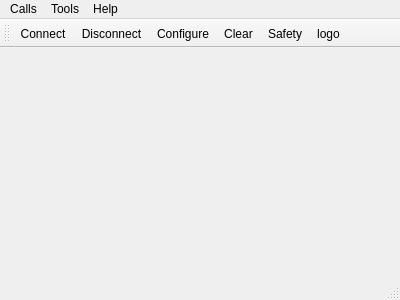
<?xml version="1.0" encoding="UTF-8"?>
<ui version="4.0">
 <class>MainWindow</class>
 <widget class="QMainWindow" name="MainWindow">
  <property name="geometry">
   <rect>
    <x>0</x>
    <y>0</y>
    <width>400</width>
    <height>300</height>
   </rect>
  </property>
  <property name="windowTitle">
   <string>Simple Terminal</string>
  </property>
  <widget class="QWidget" name="centralWidget">
   <layout class="QVBoxLayout" name="verticalLayout"/>
  </widget>
  <widget class="QMenuBar" name="menuBar">
   <property name="geometry">
    <rect>
     <x>0</x>
     <y>0</y>
     <width>400</width>
     <height>22</height>
    </rect>
   </property>
   <widget class="QMenu" name="menuCalls">
    <property name="title">
     <string>Calls</string>
    </property>
    <addaction name="actionConnect"/>
    <addaction name="actionDisconnect"/>
    <addaction name="separator"/>
    <addaction name="actionQuit"/>
   </widget>
   <widget class="QMenu" name="menuTools">
    <property name="title">
     <string>Tools</string>
    </property>
    <addaction name="actionConfigure"/>
    <addaction name="actionClear"/>
   </widget>
   <widget class="QMenu" name="menuHelp">
    <property name="title">
     <string>Help</string>
    </property>
    <addaction name="actionAbout"/>
    <addaction name="actionAboutQt"/>
   </widget>
   <addaction name="menuCalls"/>
   <addaction name="menuTools"/>
   <addaction name="menuHelp"/>
  </widget>
  <widget class="QToolBar" name="mainToolBar">
   <attribute name="toolBarArea">
    <enum>TopToolBarArea</enum>
   </attribute>
   <attribute name="toolBarBreak">
    <bool>false</bool>
   </attribute>
   <addaction name="actionConnect"/>
   <addaction name="actionDisconnect"/>
   <addaction name="actionConfigure"/>
   <addaction name="actionClear"/>
   <addaction name="actionSafety"/>
   <addaction name="actionLogo"/>
  </widget>
  <widget class="QStatusBar" name="statusBar"/>
  <action name="actionAbout">
   <property name="text">
    <string>&amp;About</string>
   </property>
   <property name="toolTip">
    <string>About program</string>
   </property>
   <property name="shortcut">
    <string>Alt+A</string>
   </property>
  </action>
  <action name="actionAboutQt">
   <property name="text">
    <string>About Qt</string>
   </property>
  </action>
  <action name="actionConnect">
   <property name="icon">
    <iconset resource="terminal.qrc">
     <normaloff>:/images/connect.png</normaloff>:/images/connect.png</iconset>
   </property>
   <property name="text">
    <string>C&amp;onnect</string>
   </property>
   <property name="toolTip">
    <string>Connect to serial port</string>
   </property>
   <property name="shortcut">
    <string>Ctrl+O</string>
   </property>
  </action>
  <action name="actionDisconnect">
   <property name="icon">
    <iconset resource="terminal.qrc">
     <normaloff>:/images/disconnect.png</normaloff>:/images/disconnect.png</iconset>
   </property>
   <property name="text">
    <string>&amp;Disconnect</string>
   </property>
   <property name="toolTip">
    <string>Disconnect from serial port</string>
   </property>
   <property name="shortcut">
    <string>Ctrl+D</string>
   </property>
  </action>
  <action name="actionConfigure">
   <property name="icon">
    <iconset resource="terminal.qrc">
     <normaloff>:/images/settings.png</normaloff>:/images/settings.png</iconset>
   </property>
   <property name="text">
    <string>&amp;Configure</string>
   </property>
   <property name="toolTip">
    <string>Configure serial port</string>
   </property>
   <property name="shortcut">
    <string>Alt+C</string>
   </property>
  </action>
  <action name="actionClear">
   <property name="icon">
    <iconset resource="terminal.qrc">
     <normaloff>:/images/clear.png</normaloff>:/images/clear.png</iconset>
   </property>
   <property name="text">
    <string>C&amp;lear</string>
   </property>
   <property name="toolTip">
    <string>Clear data</string>
   </property>
   <property name="shortcut">
    <string>Alt+L</string>
   </property>
  </action>
  <action name="actionQuit">
   <property name="icon">
    <iconset resource="terminal.qrc">
     <normaloff>:/images/application-exit.png</normaloff>:/images/application-exit.png</iconset>
   </property>
   <property name="text">
    <string>&amp;Quit</string>
   </property>
   <property name="shortcut">
    <string>Ctrl+Q</string>
   </property>
  </action>
  <action name="actionSafety">
   <property name="icon">
    <iconset resource="terminal.qrc">
     <normaloff>:/images/safety.png</normaloff>:/images/safety.png</iconset>
   </property>
   <property name="text">
    <string>Safety</string>
   </property>
   <property name="shortcut">
    <string>Ctrl+S</string>
   </property>
  </action>
  <action name="actionLogo">
   <property name="icon">
    <iconset resource="terminal.qrc">
     <normaloff>:/images/logo.png</normaloff>:/images/logo.png</iconset>
   </property>
   <property name="text">
    <string>logo</string>
   </property>
   <property name="shortcut">
    <string>Ctrl+L</string>
   </property>
  </action>
 </widget>
 <layoutdefault spacing="6" margin="11"/>
 <resources>
  <include location="terminal.qrc"/>
 </resources>
 <connections/>
</ui>
